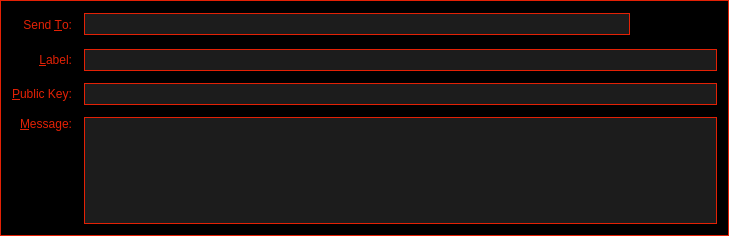
<?xml version="1.0" encoding="UTF-8"?>
<ui version="4.0">
 <class>SendMessagesEntry</class>
 <widget class="QFrame" name="SendMessagesEntry">
  <property name="geometry">
   <rect>
    <x>0</x>
    <y>0</y>
    <width>729</width>
    <height>236</height>
   </rect>
  </property>
  <property name="palette">
   <palette>
    <active>
     <colorrole role="WindowText">
      <brush brushstyle="SolidPattern">
       <color alpha="255">
        <red>242</red>
        <green>101</green>
        <blue>34</blue>
       </color>
      </brush>
     </colorrole>
     <colorrole role="Button">
      <brush brushstyle="SolidPattern">
       <color alpha="255">
        <red>0</red>
        <green>0</green>
        <blue>0</blue>
       </color>
      </brush>
     </colorrole>
     <colorrole role="Light">
      <brush brushstyle="SolidPattern">
       <color alpha="255">
        <red>255</red>
        <green>180</green>
        <blue>144</blue>
       </color>
      </brush>
     </colorrole>
     <colorrole role="Midlight">
      <brush brushstyle="SolidPattern">
       <color alpha="255">
        <red>248</red>
        <green>140</green>
        <blue>89</blue>
       </color>
      </brush>
     </colorrole>
     <colorrole role="Dark">
      <brush brushstyle="SolidPattern">
       <color alpha="255">
        <red>121</red>
        <green>50</green>
        <blue>17</blue>
       </color>
      </brush>
     </colorrole>
     <colorrole role="Mid">
      <brush brushstyle="SolidPattern">
       <color alpha="255">
        <red>161</red>
        <green>67</green>
        <blue>22</blue>
       </color>
      </brush>
     </colorrole>
     <colorrole role="Text">
      <brush brushstyle="SolidPattern">
       <color alpha="255">
        <red>0</red>
        <green>0</green>
        <blue>0</blue>
       </color>
      </brush>
     </colorrole>
     <colorrole role="BrightText">
      <brush brushstyle="SolidPattern">
       <color alpha="255">
        <red>255</red>
        <green>255</green>
        <blue>255</blue>
       </color>
      </brush>
     </colorrole>
     <colorrole role="ButtonText">
      <brush brushstyle="SolidPattern">
       <color alpha="255">
        <red>0</red>
        <green>0</green>
        <blue>0</blue>
       </color>
      </brush>
     </colorrole>
     <colorrole role="Base">
      <brush brushstyle="SolidPattern">
       <color alpha="255">
        <red>0</red>
        <green>0</green>
        <blue>0</blue>
       </color>
      </brush>
     </colorrole>
     <colorrole role="Window">
      <brush brushstyle="SolidPattern">
       <color alpha="255">
        <red>0</red>
        <green>0</green>
        <blue>0</blue>
       </color>
      </brush>
     </colorrole>
     <colorrole role="Shadow">
      <brush brushstyle="SolidPattern">
       <color alpha="255">
        <red>0</red>
        <green>0</green>
        <blue>0</blue>
       </color>
      </brush>
     </colorrole>
     <colorrole role="AlternateBase">
      <brush brushstyle="SolidPattern">
       <color alpha="255">
        <red>248</red>
        <green>178</green>
        <blue>144</blue>
       </color>
      </brush>
     </colorrole>
     <colorrole role="ToolTipBase">
      <brush brushstyle="SolidPattern">
       <color alpha="255">
        <red>255</red>
        <green>255</green>
        <blue>220</blue>
       </color>
      </brush>
     </colorrole>
     <colorrole role="ToolTipText">
      <brush brushstyle="SolidPattern">
       <color alpha="255">
        <red>0</red>
        <green>0</green>
        <blue>0</blue>
       </color>
      </brush>
     </colorrole>
    </active>
    <inactive>
     <colorrole role="WindowText">
      <brush brushstyle="SolidPattern">
       <color alpha="255">
        <red>242</red>
        <green>101</green>
        <blue>34</blue>
       </color>
      </brush>
     </colorrole>
     <colorrole role="Button">
      <brush brushstyle="SolidPattern">
       <color alpha="255">
        <red>0</red>
        <green>0</green>
        <blue>0</blue>
       </color>
      </brush>
     </colorrole>
     <colorrole role="Light">
      <brush brushstyle="SolidPattern">
       <color alpha="255">
        <red>255</red>
        <green>180</green>
        <blue>144</blue>
       </color>
      </brush>
     </colorrole>
     <colorrole role="Midlight">
      <brush brushstyle="SolidPattern">
       <color alpha="255">
        <red>248</red>
        <green>140</green>
        <blue>89</blue>
       </color>
      </brush>
     </colorrole>
     <colorrole role="Dark">
      <brush brushstyle="SolidPattern">
       <color alpha="255">
        <red>121</red>
        <green>50</green>
        <blue>17</blue>
       </color>
      </brush>
     </colorrole>
     <colorrole role="Mid">
      <brush brushstyle="SolidPattern">
       <color alpha="255">
        <red>161</red>
        <green>67</green>
        <blue>22</blue>
       </color>
      </brush>
     </colorrole>
     <colorrole role="Text">
      <brush brushstyle="SolidPattern">
       <color alpha="255">
        <red>0</red>
        <green>0</green>
        <blue>0</blue>
       </color>
      </brush>
     </colorrole>
     <colorrole role="BrightText">
      <brush brushstyle="SolidPattern">
       <color alpha="255">
        <red>255</red>
        <green>255</green>
        <blue>255</blue>
       </color>
      </brush>
     </colorrole>
     <colorrole role="ButtonText">
      <brush brushstyle="SolidPattern">
       <color alpha="255">
        <red>0</red>
        <green>0</green>
        <blue>0</blue>
       </color>
      </brush>
     </colorrole>
     <colorrole role="Base">
      <brush brushstyle="SolidPattern">
       <color alpha="255">
        <red>0</red>
        <green>0</green>
        <blue>0</blue>
       </color>
      </brush>
     </colorrole>
     <colorrole role="Window">
      <brush brushstyle="SolidPattern">
       <color alpha="255">
        <red>0</red>
        <green>0</green>
        <blue>0</blue>
       </color>
      </brush>
     </colorrole>
     <colorrole role="Shadow">
      <brush brushstyle="SolidPattern">
       <color alpha="255">
        <red>0</red>
        <green>0</green>
        <blue>0</blue>
       </color>
      </brush>
     </colorrole>
     <colorrole role="AlternateBase">
      <brush brushstyle="SolidPattern">
       <color alpha="255">
        <red>248</red>
        <green>178</green>
        <blue>144</blue>
       </color>
      </brush>
     </colorrole>
     <colorrole role="ToolTipBase">
      <brush brushstyle="SolidPattern">
       <color alpha="255">
        <red>255</red>
        <green>255</green>
        <blue>220</blue>
       </color>
      </brush>
     </colorrole>
     <colorrole role="ToolTipText">
      <brush brushstyle="SolidPattern">
       <color alpha="255">
        <red>0</red>
        <green>0</green>
        <blue>0</blue>
       </color>
      </brush>
     </colorrole>
    </inactive>
    <disabled>
     <colorrole role="WindowText">
      <brush brushstyle="SolidPattern">
       <color alpha="255">
        <red>121</red>
        <green>50</green>
        <blue>17</blue>
       </color>
      </brush>
     </colorrole>
     <colorrole role="Button">
      <brush brushstyle="SolidPattern">
       <color alpha="255">
        <red>0</red>
        <green>0</green>
        <blue>0</blue>
       </color>
      </brush>
     </colorrole>
     <colorrole role="Light">
      <brush brushstyle="SolidPattern">
       <color alpha="255">
        <red>255</red>
        <green>180</green>
        <blue>144</blue>
       </color>
      </brush>
     </colorrole>
     <colorrole role="Midlight">
      <brush brushstyle="SolidPattern">
       <color alpha="255">
        <red>248</red>
        <green>140</green>
        <blue>89</blue>
       </color>
      </brush>
     </colorrole>
     <colorrole role="Dark">
      <brush brushstyle="SolidPattern">
       <color alpha="255">
        <red>121</red>
        <green>50</green>
        <blue>17</blue>
       </color>
      </brush>
     </colorrole>
     <colorrole role="Mid">
      <brush brushstyle="SolidPattern">
       <color alpha="255">
        <red>161</red>
        <green>67</green>
        <blue>22</blue>
       </color>
      </brush>
     </colorrole>
     <colorrole role="Text">
      <brush brushstyle="SolidPattern">
       <color alpha="255">
        <red>121</red>
        <green>50</green>
        <blue>17</blue>
       </color>
      </brush>
     </colorrole>
     <colorrole role="BrightText">
      <brush brushstyle="SolidPattern">
       <color alpha="255">
        <red>255</red>
        <green>255</green>
        <blue>255</blue>
       </color>
      </brush>
     </colorrole>
     <colorrole role="ButtonText">
      <brush brushstyle="SolidPattern">
       <color alpha="255">
        <red>121</red>
        <green>50</green>
        <blue>17</blue>
       </color>
      </brush>
     </colorrole>
     <colorrole role="Base">
      <brush brushstyle="SolidPattern">
       <color alpha="255">
        <red>0</red>
        <green>0</green>
        <blue>0</blue>
       </color>
      </brush>
     </colorrole>
     <colorrole role="Window">
      <brush brushstyle="SolidPattern">
       <color alpha="255">
        <red>0</red>
        <green>0</green>
        <blue>0</blue>
       </color>
      </brush>
     </colorrole>
     <colorrole role="Shadow">
      <brush brushstyle="SolidPattern">
       <color alpha="255">
        <red>0</red>
        <green>0</green>
        <blue>0</blue>
       </color>
      </brush>
     </colorrole>
     <colorrole role="AlternateBase">
      <brush brushstyle="SolidPattern">
       <color alpha="255">
        <red>242</red>
        <green>101</green>
        <blue>34</blue>
       </color>
      </brush>
     </colorrole>
     <colorrole role="ToolTipBase">
      <brush brushstyle="SolidPattern">
       <color alpha="255">
        <red>255</red>
        <green>255</green>
        <blue>220</blue>
       </color>
      </brush>
     </colorrole>
     <colorrole role="ToolTipText">
      <brush brushstyle="SolidPattern">
       <color alpha="255">
        <red>0</red>
        <green>0</green>
        <blue>0</blue>
       </color>
      </brush>
     </colorrole>
    </disabled>
   </palette>
  </property>
  <property name="windowTitle">
   <string>Form</string>
  </property>
  <property name="styleSheet">
   <string notr="true">#SendMessagesEntry{
	background-color: #000;
	border: 1px solid #e32105;
	}

QLineEdit, QPlainTextEdit {
	background-color: #1c1c1c;
	border: 1px solid #e32105;
	}</string>
  </property>
  <property name="frameShape">
   <enum>QFrame::StyledPanel</enum>
  </property>
  <property name="frameShadow">
   <enum>QFrame::Sunken</enum>
  </property>
  <layout class="QGridLayout" name="gridLayout">
   <property name="spacing">
    <number>12</number>
   </property>
   <item row="3" column="2">
    <layout class="QHBoxLayout" name="sendToLayout">
     <property name="spacing">
      <number>0</number>
     </property>
     <item>
      <widget class="QValidatedLineEdit" name="sendTo">
       <property name="minimumSize">
        <size>
         <width>0</width>
         <height>22</height>
        </size>
       </property>
       <property name="toolTip">
        <string>The address to send the message to  (e.g. TXc7mPCNFFpinDonuSH5PNVY9S8nBcvGQm)</string>
       </property>
       <property name="styleSheet">
        <string notr="true">QLineEdit {
	background-color: #1c1c1c;
	border: 1px solid #e32105;
	}</string>
       </property>
       <property name="maxLength">
        <number>32767</number>
       </property>
      </widget>
     </item>
     <item>
      <widget class="QToolButton" name="addressBookButton">
       <property name="toolTip">
        <string>Choose address from address book</string>
       </property>
       <property name="styleSheet">
        <string notr="true">QToolButton {
	text-align:left;
	border: 0px solid gray;
	padding: 3px 5px 3px 5px;
	}

QToolButton:pressed:flat {
	color: #000;
	background-color: #e32105;
	}

QToolButton:hover {
	background-color: #3d0e04;
	}

QToolButton:!enabled {
	color: #3d0e04;
	}</string>
       </property>
       <property name="text">
        <string/>
       </property>
       <property name="icon">
        <iconset resource="../triangles.qrc">
         <normaloff>:/menu_16/addressbook</normaloff>:/menu_16/addressbook</iconset>
       </property>
       <property name="shortcut">
        <string>Alt+A</string>
       </property>
      </widget>
     </item>
     <item>
      <widget class="QToolButton" name="pasteButton">
       <property name="toolTip">
        <string>Paste address from clipboard</string>
       </property>
       <property name="styleSheet">
        <string notr="true">QToolButton {
	text-align:left;
	border: 0px solid gray;
	padding: 3px 5px 3px 5px;
	}

QToolButton:pressed:flat {
	color: #000;
	background-color: #e32105;
	}

QToolButton:hover {
	background-color: #3d0e04;
	}

QToolButton:!enabled {
	color: #3d0e04;
	}</string>
       </property>
       <property name="text">
        <string/>
       </property>
       <property name="icon">
        <iconset resource="../triangles.qrc">
         <normaloff>:/menu_16/paste</normaloff>:/menu_16/paste</iconset>
       </property>
       <property name="shortcut">
        <string>Alt+P</string>
       </property>
      </widget>
     </item>
     <item>
      <widget class="QToolButton" name="deleteButton">
       <property name="toolTip">
        <string>Remove this recipient</string>
       </property>
       <property name="styleSheet">
        <string notr="true">QToolButton {
	text-align:left;
	border: 0px solid gray;
	padding: 3px 5px 3px 5px;
	}

QToolButton:pressed:flat {
	color: #000;
	background-color: #e32105;
	}

QToolButton:hover {
	background-color: #3d0e04;
	}

QToolButton:!enabled {
	color: #3d0e04;
	}</string>
       </property>
       <property name="text">
        <string/>
       </property>
       <property name="icon">
        <iconset resource="../triangles.qrc">
         <normaloff>:/icons/remove</normaloff>:/icons/remove</iconset>
       </property>
      </widget>
     </item>
    </layout>
   </item>
   <item row="6" column="0">
    <widget class="QLabel" name="messageLabel">
     <property name="styleSheet">
      <string notr="true">color: #e32105;</string>
     </property>
     <property name="text">
      <string>&amp;Message:</string>
     </property>
     <property name="alignment">
      <set>Qt::AlignRight|Qt::AlignTop|Qt::AlignTrailing</set>
     </property>
     <property name="buddy">
      <cstring>messageText</cstring>
     </property>
    </widget>
   </item>
   <item row="3" column="0">
    <widget class="QLabel" name="label_2">
     <property name="styleSheet">
      <string notr="true">color: #e32105;</string>
     </property>
     <property name="text">
      <string>Send &amp;To:</string>
     </property>
     <property name="alignment">
      <set>Qt::AlignRight|Qt::AlignTrailing|Qt::AlignVCenter</set>
     </property>
     <property name="buddy">
      <cstring>sendTo</cstring>
     </property>
    </widget>
   </item>
   <item row="6" column="2">
    <widget class="QValidatedTextEdit" name="messageText">
     <property name="palette">
      <palette>
       <active>
        <colorrole role="Button">
         <brush brushstyle="SolidPattern">
          <color alpha="255">
           <red>28</red>
           <green>28</green>
           <blue>28</blue>
          </color>
         </brush>
        </colorrole>
        <colorrole role="Base">
         <brush brushstyle="SolidPattern">
          <color alpha="255">
           <red>28</red>
           <green>28</green>
           <blue>28</blue>
          </color>
         </brush>
        </colorrole>
        <colorrole role="Window">
         <brush brushstyle="SolidPattern">
          <color alpha="255">
           <red>28</red>
           <green>28</green>
           <blue>28</blue>
          </color>
         </brush>
        </colorrole>
       </active>
       <inactive>
        <colorrole role="Button">
         <brush brushstyle="SolidPattern">
          <color alpha="255">
           <red>28</red>
           <green>28</green>
           <blue>28</blue>
          </color>
         </brush>
        </colorrole>
        <colorrole role="Base">
         <brush brushstyle="SolidPattern">
          <color alpha="255">
           <red>28</red>
           <green>28</green>
           <blue>28</blue>
          </color>
         </brush>
        </colorrole>
        <colorrole role="Window">
         <brush brushstyle="SolidPattern">
          <color alpha="255">
           <red>28</red>
           <green>28</green>
           <blue>28</blue>
          </color>
         </brush>
        </colorrole>
       </inactive>
       <disabled>
        <colorrole role="Button">
         <brush brushstyle="SolidPattern">
          <color alpha="255">
           <red>28</red>
           <green>28</green>
           <blue>28</blue>
          </color>
         </brush>
        </colorrole>
        <colorrole role="Base">
         <brush brushstyle="SolidPattern">
          <color alpha="255">
           <red>28</red>
           <green>28</green>
           <blue>28</blue>
          </color>
         </brush>
        </colorrole>
        <colorrole role="Window">
         <brush brushstyle="SolidPattern">
          <color alpha="255">
           <red>28</red>
           <green>28</green>
           <blue>28</blue>
          </color>
         </brush>
        </colorrole>
       </disabled>
      </palette>
     </property>
     <property name="mouseTracking">
      <bool>true</bool>
     </property>
     <property name="focusPolicy">
      <enum>Qt::WheelFocus</enum>
     </property>
     <property name="styleSheet">
      <string notr="true">
	/* style set in qvalidatedtextedit.cpp */
      </string>
     </property>
     <property name="tabChangesFocus">
      <bool>false</bool>
     </property>
    </widget>
   </item>
   <item row="4" column="2">
    <widget class="QValidatedLineEdit" name="addAsLabel">
     <property name="enabled">
      <bool>true</bool>
     </property>
     <property name="minimumSize">
      <size>
       <width>0</width>
       <height>22</height>
      </size>
     </property>
     <property name="toolTip">
      <string>Enter a label for this address to add it to your address book</string>
     </property>
     <property name="styleSheet">
      <string notr="true">QLineEdit {
	background-color: #1c1c1c;
	border: 1px solid #e32105;
	}</string>
     </property>
    </widget>
   </item>
   <item row="4" column="0">
    <widget class="QLabel" name="label_4">
     <property name="styleSheet">
      <string notr="true">color: #e32105;</string>
     </property>
     <property name="text">
      <string>&amp;Label:</string>
     </property>
     <property name="alignment">
      <set>Qt::AlignRight|Qt::AlignTrailing|Qt::AlignVCenter</set>
     </property>
     <property name="buddy">
      <cstring>addAsLabel</cstring>
     </property>
    </widget>
   </item>
   <item row="5" column="0">
    <widget class="QLabel" name="publicKeyLabel">
     <property name="styleSheet">
      <string notr="true">color: #e32105;</string>
     </property>
     <property name="text">
      <string>&amp;Public Key:</string>
     </property>
     <property name="buddy">
      <cstring>publicKey</cstring>
     </property>
    </widget>
   </item>
   <item row="5" column="2">
    <widget class="QValidatedLineEdit" name="publicKey">
     <property name="minimumSize">
      <size>
       <width>0</width>
       <height>22</height>
      </size>
     </property>
     <property name="styleSheet">
      <string notr="true">QLineEdit {
	background-color: #1c1c1c;
	border: 1px solid #e32105;
	}</string>
     </property>
    </widget>
   </item>
  </layout>
 </widget>
 <customwidgets>
  <customwidget>
   <class>QValidatedLineEdit</class>
   <extends>QLineEdit</extends>
   <header>qvalidatedlineedit.h</header>
  </customwidget>
  <customwidget>
   <class>QValidatedTextEdit</class>
   <extends>QPlainTextEdit</extends>
   <header>qvalidatedtextedit.h</header>
  </customwidget>
 </customwidgets>
 <resources>
  <include location="../triangles.qrc"/>
 </resources>
 <connections/>
</ui>
